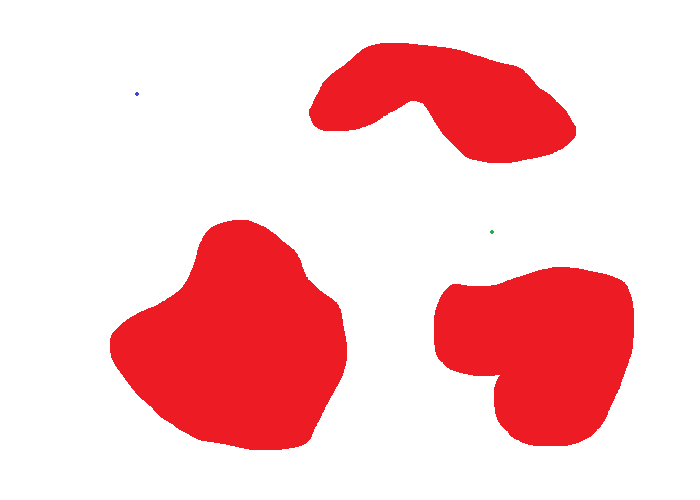
#> input picture assets/world_img_obstacles.png, 700 x 500 px
$ python -i world.py   (imports and definitions only)
#> lines starting #> are read from the running program, lines starting #| are printed output that depends on the picture; after the words box and inside, x2 and y2 are one past the last pixel; in counts of white or black regions, pixels touching at a corner belong together
import cv2
import numpy as np

def find_dot(img,bounds):
    lower, upper = bounds

    mask = cv2.inRange(img, lower, upper)

    contours, _ = cv2.findContours(mask, cv2.RETR_EXTERNAL, cv2.CHAIN_APPROX_SIMPLE)

    for contour in contours:
        M = cv2.moments(contour)
        if M["m00"] != 0:
            cx = int(M["m10"] / M["m00"])
            cy = int(M["m01"] / M["m00"])

    return (cx,cy)

def load_world(world_img):
#> called with world_img = '../assets/world_img_obstacles.png'
    world_img = cv2.imread(world_img)
#> world_img is the input picture: shape (500, 700, 3); mean B, G, R 203.3, 201.4, 250.7
    world_hsv = cv2.cvtColor(world_img,cv2.COLOR_BGR2HSV)
#> world_hsv: shape (500, 700, 3); mean H, S, V 42.2, 53.1, 250.7
    world_size = (world_img.shape[1], world_img.shape[0])
#> world_size = (700, 500)

    #FINDING START AND GOAL
    blue_bounds = (np.array([90, 50, 50]),np.array([130, 255, 255]))
    green_bounds = (np.array([40, 40, 40]),np.array([80, 255, 255]))
    start = find_dot(world_hsv, blue_bounds)
#> in find_dot, `mask = cv2.inRange(img, lower, upper)`:
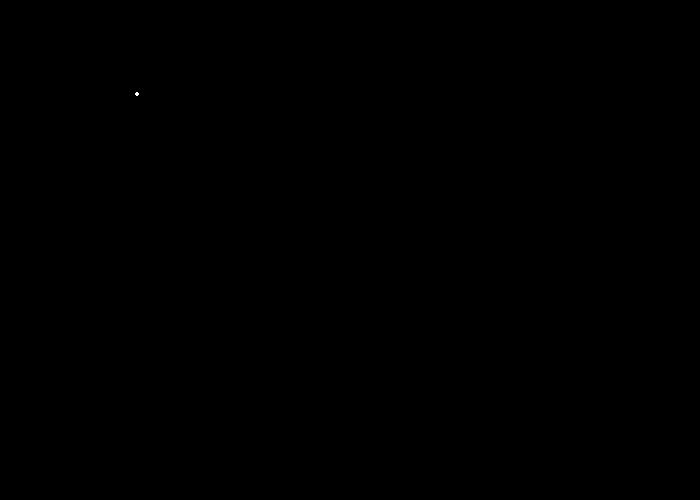
#> mask: shape (500, 700); 0% white in thin lines or dots, all inside (x1, y1, x2, y2) = (135, 92, 139, 96)
#> in find_dot, `contours, _ = cv2.findContours(mask, cv2.RETR_EXTERNAL, cv2.CHAIN_APPR..`: contours = 1 item
#> the loop in find_dot, `for contour in contours:` made 1 pass
#> (cx, cy) on pass 1: (136, 93)
#> start = (136, 93)
    goal = find_dot(world_hsv, green_bounds)
#> in find_dot (call 2), `mask = cv2.inRange(img, lower, upper)`: mask: shape (500, 700); 0% white in thin lines or dots, all inside (x1, y1, x2, y2) = (490, 230, 494, 234)
#> the loop in find_dot (call 2), `for contour in contours:` made 1 pass
#> (cx, cy) on pass 1: (491, 231)
#> goal = (491, 231)

    #FIND OBSTACLES
    lower_red1 = np.array([0, 50, 50])
    upper_red1 = np.array([10, 255, 255])

    lower_red2 = np.array([170, 50, 50])
    upper_red2 = np.array([180, 255, 255])

    mask1 = cv2.inRange(world_hsv, lower_red1, upper_red1)
#> mask1: shape (500, 700); every value is 0
    mask2 = cv2.inRange(world_hsv, lower_red2, upper_red2)
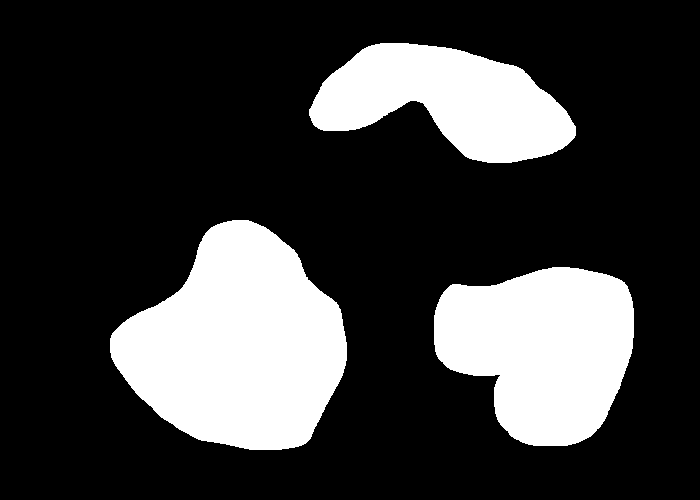
#> mask2: shape (500, 700); 23.6% white; 3 white regions
    mask = cv2.bitwise_or(mask1, mask2)

    contours, _ = cv2.findContours(mask, cv2.RETR_EXTERNAL, cv2.CHAIN_APPROX_SIMPLE)
#> contours = 3 contours; box (x1, y1, x2, y2) and area: (110, 220, 347, 450) 36340, (434, 267, 634, 446) 26066, (309, 43, 576, 163) 19244

    obstacles = []

    for contour in contours:
        approx = cv2.approxPolyDP(contour, 0, True)
        points = approx.reshape(-1, 2).tolist()
        obstacle = Obstacle(points)
        obstacles.append(obstacle)
#> this loop made 3 passes
#> after the loop, obstacles = 3 items

    return start, goal, obstacles, world_size

# [38 lines left out: function sat_collision, not called in this run]

class Obstacle:
    def __init__(self, vertices):
        self.vertices = vertices

>>> result = load_world('../assets/world_img_obstacles.png')
